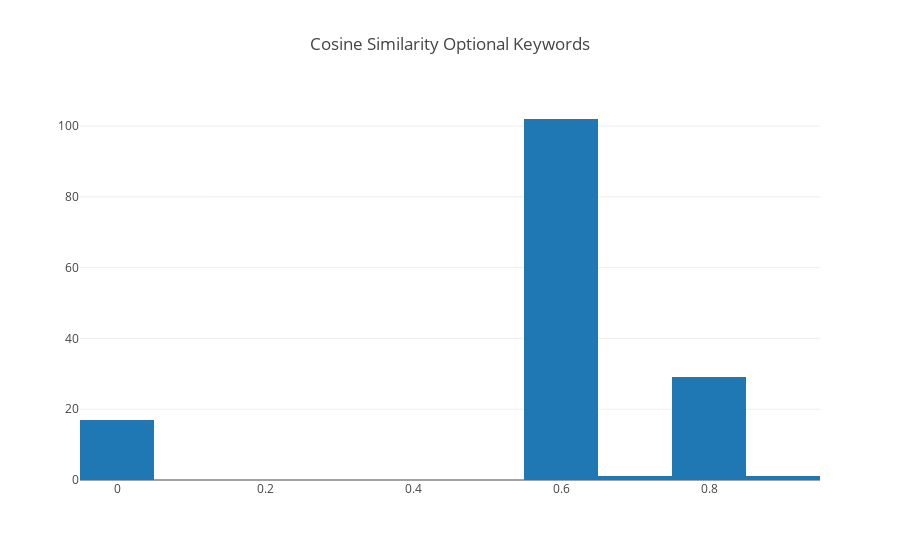

The code cell stored with this chart in its notebook:
### Code cell
x = df['Cosine Similarity Optional Keywords']
data = [go.Histogram(x=x)]

layout = go.Layout(
    title='Cosine Similarity Optional Keywords',
)
fig = go.Figure(data=data, layout=layout)

plotly.offline.iplot(fig)

### Figure 1 — Plotly figure (JSON) as saved in the notebook; plotly's stock layout.template omitted (floating-point values rounded to 4 significant figures; data arrays with more than 128 entries replaced by an {"elided": "..."} marker saying what was removed)
{"data": [{"type": "histogram", "uid": "0398a728-fe0e-11e8-b178-002324f38032", "x": {"elided": "150 float values"}}], "layout": {"title": "Cosine Similarity Optional Keywords"}}
